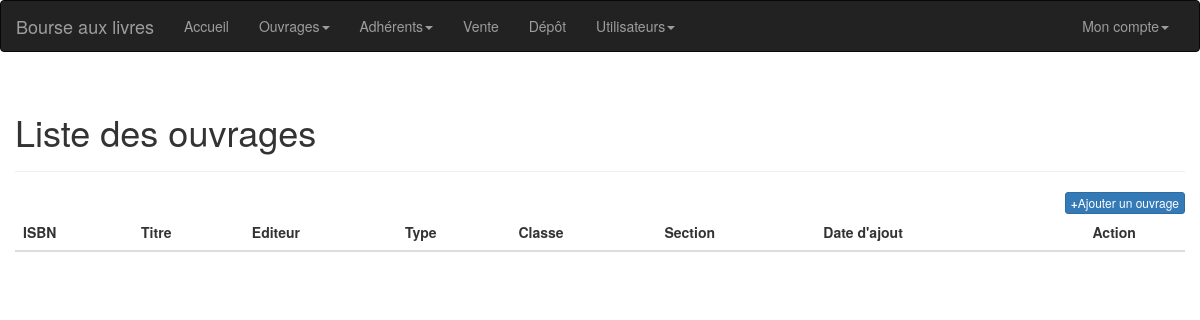
/ouvrages (signed in), run on an earlier commit of the app's database.
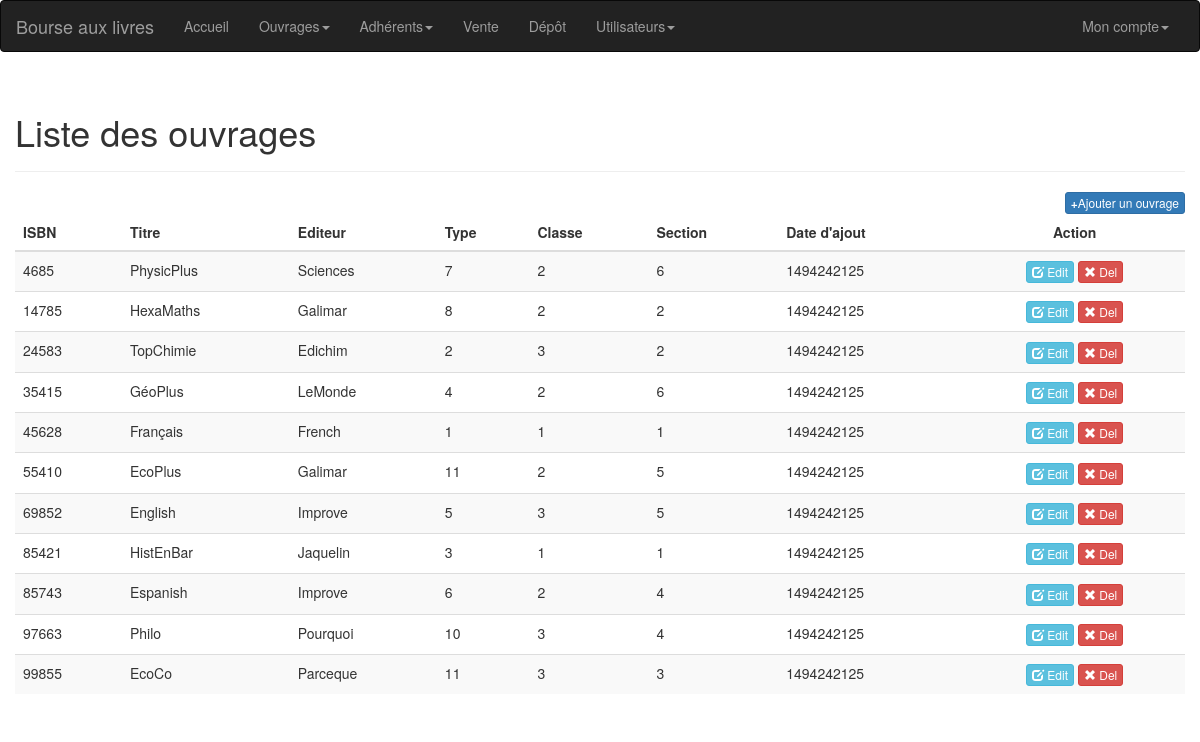
And on a later commit of the database.
### tables this page shows
CREATE TABLE `ouvrage` (
  `isbn` int(11) NOT NULL,
  `nom` varchar(255) NOT NULL,
  `type` varchar(255) NOT NULL,
  `editeur` varchar(255) NOT NULL,
  `classe` int(11) NOT NULL,
  `section` int(11) NOT NULL,
  `date_cotisation` varchar(255) NOT NULL
);

### config/pages_existantes.php (called while the page is built, shortened)
<?php
	$pages_existantes = array(
			'erreur', 'accueil', 'deconnexion', 'ouvrages', 'ouvrage', 'ajouter_ouvrage',
			'supprimer_ouvrage', 'adherents', 'adherent', 'ajouter_adherent', 'supprimer_adherent',
			'depot', 'vente', 'connexion', 'deconnexion', 'mon_compte', 'ajouter_utilisateur', 'utilisateurs', 'utilisateur', 'supprimer_utilisateur'
		);
?>

### controleur/ouvrages.php (called while the page is built, shortened)
<?php
	require_once('modele/m_ouvrage.php');
	$m_ouvrage = new m_ouvrage($base_de_donnee);
	$nom_page = 'Liste des ouvrages';
	$ouvrages = $m_ouvrage->lister_ouvrages();
?>

### modele/m_ouvrage.php (called while the page is built, shortened)
<?php
    class m_ouvrage{
		private $base_de_donnee;
		public function __construct($base_de_donnee){
			$this->base_de_donnee = $base_de_donnee;
		}
        public function lister_ouvrages(){
            $lister_ouvrages = $this->base_de_donnee->prepare('SELECT * FROM ouvrage');
            $lister_ouvrages->execute();
            $retour = $lister_ouvrages->fetchAll(PDO::FETCH_OBJ);
            return $retour;
        }
    }
?>

### vue/ouvrages.php (the view)
<div class="container">
    <div class="row">
    	<div class="page-header">
		    <h1><?php echo $nom_page; ?></h1>
		</div>
		<table class="table table-striped">
			<thead>
				<a href="<?php echo ADRESSE_ABSOLUE_URL . 'ajouter_ouvrage';?>" class="btn btn-primary btn-xs pull-right"><b>+</b>Ajouter un ouvrage</a>
				<tr>
					<th>ISBN</th>
					<th>Titre</th>
					<th>Editeur</th>
					<th>Type</th>
					<th>Classe</th>
					<th>Section</th>
					<th>Date d'ajout</th>
					<th class="text-center">Action</th>
				</tr>
			</thead>
			<?php
				foreach ($ouvrages as $ouvrage) {
					echo '
							<tr>
								<td>' . $ouvrage->isbn . '</td>
								<td>' . $ouvrage->nom . '</td>
								<td>' . $ouvrage->editeur . '</td>
								<td>' . $ouvrage->type . '</td>
								<td>' . $ouvrage->classe . '</td>
								<td>' . $ouvrage->section . '</td>
								<td>' . $ouvrage->date_cotisation . '</td>
								<td class="text-center">
									<a class="btn btn-info btn-xs" href="'. ADRESSE_ABSOLUE_URL . 'ouvrage/' . $ouvrage->isbn .'"><span class="glyphicon glyphicon-edit"></span> Edit</a>
									<a href="'. ADRESSE_ABSOLUE_URL . 'supprimer_ouvrage/' . $ouvrage->isbn .'" class="btn btn-danger btn-xs"><span class="glyphicon glyphicon-remove"></span> Del</a>
								</td>
							</tr>
					';
				}
			?>
		</table>
    </div>
</div>

### index.php (shortened to what this page needs)
<?php
	require_once('config/const.php');
	if(isset($_GET['url'])){
		$url = $_GET['url'];
	} else {
		$url = '';
	}
	$page = PAGE_DEFAUT;
	$urlTableau = explode(DS, $url, 2);
	if(isset($urlTableau[0]) && !empty($urlTableau[0])) $page = $urlTableau[0];
    if (file_exists('controleur/'.$page.'.php') && file_exists('vue/'.$page.'.php') && in_array($page, $pages_existantes)){
		include('controleur/'.$page.'.php');
		include('vue/header.php');
		include('vue/'.$page.'.php');
		include('vue/footer.php');
    }else if(file_exists('controleur/'.$page.'.php') && file_exists('vue/'.$page.'.php') && in_array($page, $web_services_existants)){
    	include('controleur/'.$page.'.php');
    	include('vue/'.$page.'.php');
    }else{
		include('controleur/erreur.php');
		include('vue/header.php');
		include('vue/erreur.php');
		include('vue/footer.php');
    }
?>

### vue/header.php (shortened to what this page needs)
<!DOCTYPE html>
<html lang="fr">
	<head>
		<link rel="stylesheet" href="<?php echo BOOTSTRAP_CSS;?>">
		<link rel="stylesheet" href="<?php echo STYLE_CSS;?>">
	</head>
	<body>
	<?php
		if(isset($_SESSION) && $_SESSION['id'] != -1) {
	?>
		<nav class="navbar navbar-inverse">
			<div class="container-fluid">
				<div class="navbar-header">
					<a class="navbar-brand" href="#">Bourse aux livres</a>
				</div>
				<div class="collapse navbar-collapse" id="bs-example-navbar-collapse-1">
					<ul class="nav navbar-nav">
						<li><a href="<?php echo ADRESSE_ABSOLUE_URL . 'accueil'; ?>">Accueil</a></li>
						<li class="dropdown">
							<a href="#" class="dropdown-toggle" data-toggle="dropdown" role="button" aria-haspopup="true" aria-expanded="false">Ouvrages<span class="caret"></span></a>
						</li>
						<li class="dropdown">
							<a href="#" class="dropdown-toggle" data-toggle="dropdown" role="button" aria-haspopup="true" aria-expanded="false">Adhérents<span class="caret"></span></a>
						</li>
						<li><a href="<?php echo ADRESSE_ABSOLUE_URL . 'vente'; ?>">Vente</a></li>
						<li><a href="<?php echo ADRESSE_ABSOLUE_URL . 'depot'; ?>">Dépôt</a></li>
					<?php
						if($_SESSION['is_admin'] == 1){
					?>
						<li class="dropdown">
							<a href="#" class="dropdown-toggle" data-toggle="dropdown" role="button" aria-haspopup="true" aria-expanded="false">Utilisateurs<span class="caret"></span></a>
						</li>
					<?php
						}
					?>
					</ul>
					<ul class="nav navbar-nav navbar-right">
						<li class="dropdown">
							<a href="#" class="dropdown-toggle" data-toggle="dropdown" role="button" aria-haspopup="true" aria-expanded="false">Mon compte<span class="caret"></span></a>
						</li>
					</ul>
				</div>
			</div>
		</nav>
	<?php
		}
	?>

### vue/footer.php (shortened to what this page needs)
	</body>
</html>

What changed in the data, as far as the page shows it:
added ouvrage: isbn "4685", nom "PhysicPlus", editeur "Sciences", type "7", classe "2", section "6", date_cotisation "1494242125"
added ouvrage: isbn "14785", nom "HexaMaths", editeur "Galimar", type "8", classe "2", section "2", date_cotisation "1494242125"
added ouvrage: isbn "24583", nom "TopChimie", editeur "Edichim", type "2", classe "3", section "2", date_cotisation "1494242125"
added ouvrage: isbn "35415", nom "GéoPlus", editeur "LeMonde", type "4", classe "2", section "6", date_cotisation "1494242125"
added ouvrage: isbn "45628", nom "Français", editeur "French", type "1", classe "1", section "1", date_cotisation "1494242125"
added ouvrage: isbn "55410", nom "EcoPlus", editeur "Galimar", type "11", classe "2", section "5", date_cotisation "1494242125"
added ouvrage: isbn "69852", nom "English", editeur "Improve", type "5", classe "3", section "5", date_cotisation "1494242125"
added ouvrage: isbn "85421", nom "HistEnBar", editeur "Jaquelin", type "3", classe "1", section "1", date_cotisation "1494242125"
added ouvrage: isbn "85743", nom "Espanish", editeur "Improve", type "6", classe "2", section "4", date_cotisation "1494242125"
added ouvrage: isbn "97663", nom "Philo", editeur "Pourquoi", type "10", classe "3", section "4", date_cotisation "1494242125"
added ouvrage: isbn "99855", nom "EcoCo", editeur "Parceque", type "11", classe "3", section "3", date_cotisation "1494242125"
